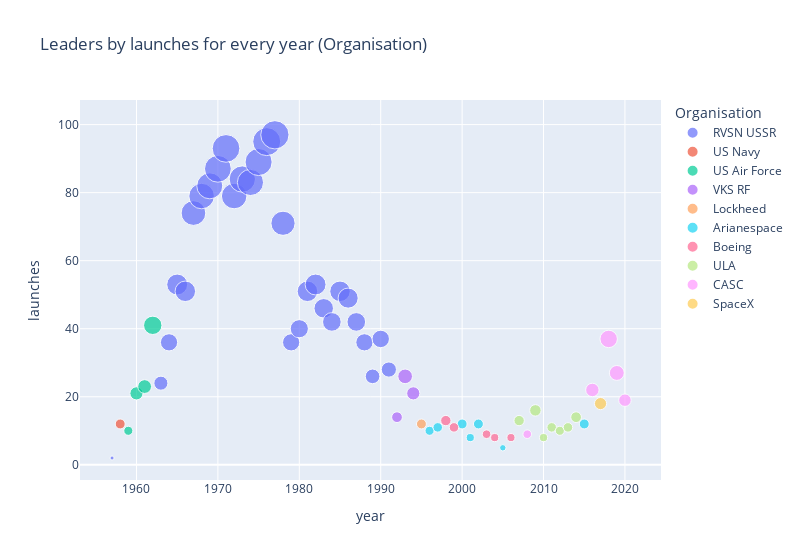

This figure's notebook cell:
### Code cell
ds = df_data.groupby(['year', 'Organisation'])['Mission_Status'].count().reset_index().sort_values(['year', 'Mission_Status'], ascending=False)
ds = pd.concat([group[1].head(1) for group in ds.groupby(['year'])])
ds.columns = ['year', 'Organisation', 'launches']

fig = px.scatter(
    ds, 
    x="year", 
    y="launches", 
    color='Organisation', 
    size="launches",
    title='Leaders by launches for every year (Organisation)',
    width=800
)


fig.show()

### Figure 1 — Plotly figure (JSON) as saved in the notebook; plotly's stock layout.template omitted (floating-point values rounded to 4 significant figures)
{"data": [{"hovertemplate": "Organisation=RVSN USSR<br>year=%{x}<br>launches=%{marker.size}<extra></extra>", "legendgroup": "RVSN USSR", "marker": {"color": "#636efa", "size": [2, 24, 36, 53, 51, 74, 79, 82, 87, 93, 79, 84, 83, 89, 95, 97, 71, 36, 40, 51, 53, 46, 42, 51, 49, 42, 36, 26, 37, 28], "sizemode": "area", "sizeref": 0.2425, "symbol": "circle"}, "mode": "markers", "name": "RVSN USSR", "orientation": "v", "showlegend": true, "type": "scatter", "x": [1957, 1963, 1964, 1965, 1966, 1967, 1968, 1969, 1970, 1971, 1972, 1973, 1974, 1975, 1976, 1977, 1978, 1979, 1980, 1981, 1982, 1983, 1984, 1985, 1986, 1987, 1988, 1989, 1990, 1991], "xaxis": "x", "y": [2, 24, 36, 53, 51, 74, 79, 82, 87, 93, 79, 84, 83, 89, 95, 97, 71, 36, 40, 51, 53, 46, 42, 51, 49, 42, 36, 26, 37, 28], "yaxis": "y"}, {"hovertemplate": "Organisation=US Navy<br>year=%{x}<br>launches=%{marker.size}<extra></extra>", "legendgroup": "US Navy", "marker": {"color": "#EF553B", "size": [12], "sizemode": "area", "sizeref": 0.2425, "symbol": "circle"}, "mode": "markers", "name": "US Navy", "orientation": "v", "showlegend": true, "type": "scatter", "x": [1958], "xaxis": "x", "y": [12], "yaxis": "y"}, {"hovertemplate": "Organisation=US Air Force<br>year=%{x}<br>launches=%{marker.size}<extra></extra>", "legendgroup": "US Air Force", "marker": {"color": "#00cc96", "size": [10, 21, 23, 41], "sizemode": "area", "sizeref": 0.2425, "symbol": "circle"}, "mode": "markers", "name": "US Air Force", "orientation": "v", "showlegend": true, "type": "scatter", "x": [1959, 1960, 1961, 1962], "xaxis": "x", "y": [10, 21, 23, 41], "yaxis": "y"}, {"hovertemplate": "Organisation=VKS RF<br>year=%{x}<br>launches=%{marker.size}<extra></extra>", "legendgroup": "VKS RF", "marker": {"color": "#ab63fa", "size": [14, 26, 21], "sizemode": "area", "sizeref": 0.2425, "symbol": "circle"}, "mode": "markers", "name": "VKS RF", "orientation": "v", "showlegend": true, "type": "scatter", "x": [1992, 1993, 1994], "xaxis": "x", "y": [14, 26, 21], "yaxis": "y"}, {"hovertemplate": "Organisation=Lockheed<br>year=%{x}<br>launches=%{marker.size}<extra></extra>", "legendgroup": "Lockheed", "marker": {"color": "#FFA15A", "size": [12], "sizemode": "area", "sizeref": 0.2425, "symbol": "circle"}, "mode": "markers", "name": "Lockheed", "orientation": "v", "showlegend": true, "type": "scatter", "x": [1995], "xaxis": "x", "y": [12], "yaxis": "y"}, {"hovertemplate": "Organisation=Arianespace<br>year=%{x}<br>launches=%{marker.size}<extra></extra>", "legendgroup": "Arianespace", "marker": {"color": "#19d3f3", "size": [10, 11, 12, 8, 12, 5, 12], "sizemode": "area", "sizeref": 0.2425, "symbol": "circle"}, "mode": "markers", "name": "Arianespace", "orientation": "v", "showlegend": true, "type": "scatter", "x": [1996, 1997, 2000, 2001, 2002, 2005, 2015], "xaxis": "x", "y": [10, 11, 12, 8, 12, 5, 12], "yaxis": "y"}, {"hovertemplate": "Organisation=Boeing<br>year=%{x}<br>launches=%{marker.size}<extra></extra>", "legendgroup": "Boeing", "marker": {"color": "#FF6692", "size": [13, 11, 9, 8, 8], "sizemode": "area", "sizeref": 0.2425, "symbol": "circle"}, "mode": "markers", "name": "Boeing", "orientation": "v", "showlegend": true, "type": "scatter", "x": [1998, 1999, 2003, 2004, 2006], "xaxis": "x", "y": [13, 11, 9, 8, 8], "yaxis": "y"}, {"hovertemplate": "Organisation=ULA<br>year=%{x}<br>launches=%{marker.size}<extra></extra>", "legendgroup": "ULA", "marker": {"color": "#B6E880", "size": [13, 16, 8, 11, 10, 11, 14], "sizemode": "area", "sizeref": 0.2425, "symbol": "circle"}, "mode": "markers", "name": "ULA", "orientation": "v", "showlegend": true, "type": "scatter", "x": [2007, 2009, 2010, 2011, 2012, 2013, 2014], "xaxis": "x", "y": [13, 16, 8, 11, 10, 11, 14], "yaxis": "y"}, {"hovertemplate": "Organisation=CASC<br>year=%{x}<br>launches=%{marker.size}<extra></extra>", "legendgroup": "CASC", "marker": {"color": "#FF97FF", "size": [9, 22, 37, 27, 19], "sizemode": "area", "sizeref": 0.2425, "symbol": "circle"}, "mode": "markers", "name": "CASC", "orientation": "v", "showlegend": true, "type": "scatter", "x": [2008, 2016, 2018, 2019, 2020], "xaxis": "x", "y": [9, 22, 37, 27, 19], "yaxis": "y"}, {"hovertemplate": "Organisation=SpaceX<br>year=%{x}<br>launches=%{marker.size}<extra></extra>", "legendgroup": "SpaceX", "marker": {"color": "#FECB52", "size": [18], "sizemode": "area", "sizeref": 0.2425, "symbol": "circle"}, "mode": "markers", "name": "SpaceX", "orientation": "v", "showlegend": true, "type": "scatter", "x": [2017], "xaxis": "x", "y": [18], "yaxis": "y"}], "layout": {"legend": {"itemsizing": "constant", "title": {"text": "Organisation"}, "tracegroupgap": 0}, "title": {"text": "Leaders by launches for every year (Organisation)"}, "width": 800, "xaxis": {"anchor": "y", "domain": [0, 1], "title": {"text": "year"}}, "yaxis": {"anchor": "x", "domain": [0, 1], "title": {"text": "launches"}}}}
